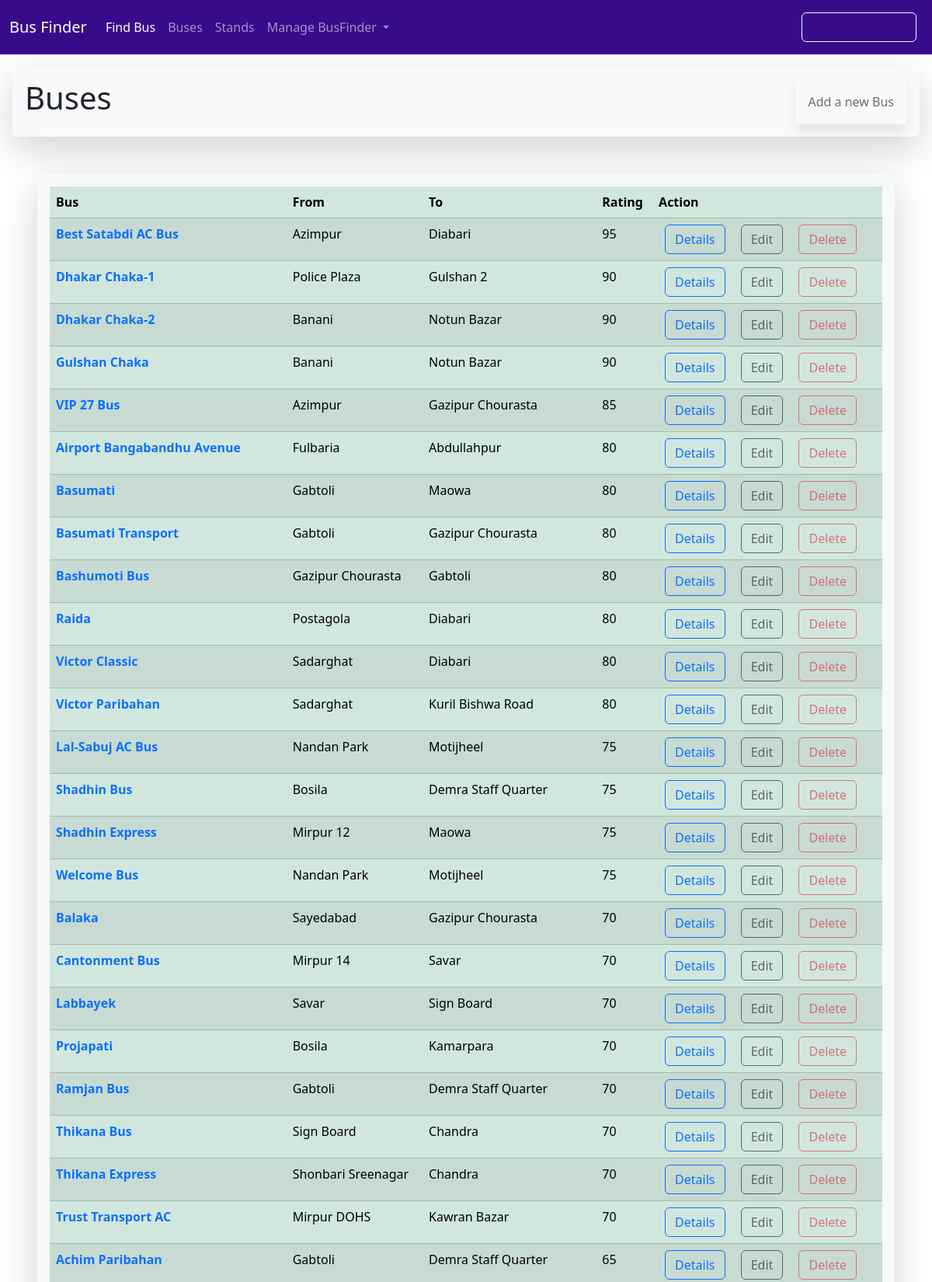
The page /bus/buslist/ (upper part) on the database its author committed.
### Buses/models.py (models this page shows, shortened)
class Bus(models.Model):
    b_no=models.PositiveIntegerField(unique=True)
    b_name=models.CharField(max_length=100)
    stands=models.ManyToManyField(Stand,through="OrderingModel")
    rating=models.PositiveIntegerField(default=50)
    isActive=models.BooleanField(default=True)
    service=models.CharField(max_length=100,default="Semi-Sitting")
    class Meta:
        ordering=['-rating']

### Stands/models.py (models this page shows, shortened)
class Stand(models.Model):
    s_no=models.PositiveIntegerField(unique=True)
    s_name=models.CharField(max_length=100)
    lati = models.FloatField(blank=True,null=True)
    longi = models.FloatField(blank=True,null=True)
    area=models.ManyToManyField(Area)
    class Meta:
        ordering=['s_name']

### Buses/views.py (the view)
# urls.py: path('buslist/', views.buses, name='buses'),
def buses(request):
    buses = Bus.objects.all()
    data=[]
    for bus in buses:
        dict={'object':bus,
              'from':bus.orderingmodel_set.order_by('order')[0].stand.s_name,
              'to':bus.orderingmodel_set.order_by('order').all().last().stand.s_name,
              'rating':bus.rating
              }
        data.append(dict)
    context = {'buses': data}
    return render(request, 'buses.html', context)

### Buses/templates/buses.html (shortened to what this page needs)
{% extends "base.html" %}
{% block page_header %}
  <h1>Buses</h1>
  {% if user.is_authenticated %}
    <a class="btn bg-parent p-3 shadow border border-light text-nowrap" href="{% url 'new_bus' %}">Add a new Bus</a>
  {% else %}
    <a class="btn bg-parent p-3 shadow border border-light text-nowrap disabled" href="{% url 'new_bus' %}">Add a new Bus</a>
  {% endif %}
{% endblock page_header %}
{% block content %}
  <table class="table table-success table-striped">
    <thead>
      <tr>
        <th scope="col">Bus</th>
        <th scope="col">From</th>
        <th scope="col">To</th>
        <th scope="col">Rating</th>
        <th scope="col">Action</th>
      </tr>
    </thead>
    <tbody>
      {% for bus in buses %}
        <tr>
          <td><a style="text-decoration: none !important;" href="{% url 'bus' bus.object.id %}"><b>{{ bus.object.b_name }}</b></a></td>
          <td>{{ bus.from }}</td>
          <td>{{ bus.to }}</td>
          <td>{{ bus.object.rating }}</td>
          {% if user.is_authenticated %}
          <td>
            <a class="btn btn-outline-primary mx-2" href="{% url 'bus' bus.object.id %}">Details</a>
            <a class="btn btn-outline-dark mx-2" href="{% url 'edit_bus' bus.object.id %}">Edit</a>
            <a class="btn btn-outline-danger mx-2" href="{% url 'edit_bus' bus.object.id %}">Delete</a>
          </td>
          {% else %}
          <td>
            <a class="btn btn-outline-primary mx-2" href="{% url 'bus' bus.object.id %}">Details</a>
            <a class="btn btn-outline-dark mx-2 disabled"  href="{% url 'edit_bus' bus.object.id %}">Edit</a>
            <a class="btn btn-outline-danger mx-2 disabled" href="{% url 'edit_bus' bus.object.id %}">Delete</a>
          </td>
          {% endif %}
        </tr>
      {% endfor %}
    </tbody>
  </table>
{% endblock content %}

### rows shown on the page
Bus: object.b_name "Best Satabdi AC Bus", from "Azimpur", to "Diabari", object.rating "95"
Bus: object.b_name "Dhakar Chaka-1", from "Police Plaza", to "Gulshan 2", object.rating "90"
Bus: object.b_name "Dhakar Chaka-2", from "Banani", to "Notun Bazar", object.rating "90"
Bus: object.b_name "Gulshan Chaka", from "Banani", to "Notun Bazar", object.rating "90"
Bus: object.b_name "VIP 27 Bus", from "Azimpur", to "Gazipur Chourasta", object.rating "85"
Bus: object.b_name "Airport Bangabandhu Avenue", from "Fulbaria", to "Abdullahpur", object.rating "80"
Bus: object.b_name "Basumati", from "Gabtoli", to "Maowa", object.rating "80"
Bus: object.b_name "Basumati Transport", from "Gabtoli", to "Gazipur Chourasta", object.rating "80"
Bus: object.b_name "Bashumoti Bus", from "Gazipur Chourasta", to "Gabtoli", object.rating "80"
Bus: object.b_name "Raida", from "Postagola", to "Diabari", object.rating "80"
Bus: object.b_name "Victor Classic", from "Sadarghat", to "Diabari", object.rating "80"
Bus: object.b_name "Victor Paribahan", from "Sadarghat", to "Kuril Bishwa Road", object.rating "80"
Bus: object.b_name "Lal-Sabuj AC Bus", from "Nandan Park", to "Motijheel", object.rating "75"
Bus: object.b_name "Shadhin Bus", from "Bosila", to "Demra Staff Quarter", object.rating "75"
Bus: object.b_name "Shadhin Express", from "Mirpur 12", to "Maowa", object.rating "75"
Bus: object.b_name "Welcome Bus", from "Nandan Park", to "Motijheel", object.rating "75"
Bus: object.b_name "Balaka", from "Sayedabad", to "Gazipur Chourasta", object.rating "70"
Bus: object.b_name "Cantonment Bus", from "Mirpur 14", to "Savar", object.rating "70"
Bus: object.b_name "Labbayek", from "Savar", to "Sign Board", object.rating "70"
Bus: object.b_name "Projapati", from "Bosila", to "Kamarpara", object.rating "70"
Bus: object.b_name "Ramjan Bus", from "Gabtoli", to "Demra Staff Quarter", object.rating "70"
Bus: object.b_name "Thikana Bus", from "Sign Board", to "Chandra", object.rating "70"
Bus: object.b_name "Thikana Express", from "Shonbari Sreenagar", to "Chandra", object.rating "70"
Bus: object.b_name "Trust Transport AC", from "Mirpur DOHS", to "Kawran Bazar", object.rating "70"
Bus: object.b_name "Achim Paribahan", from "Gabtoli", to "Demra Staff Quarter", object.rating "65"
